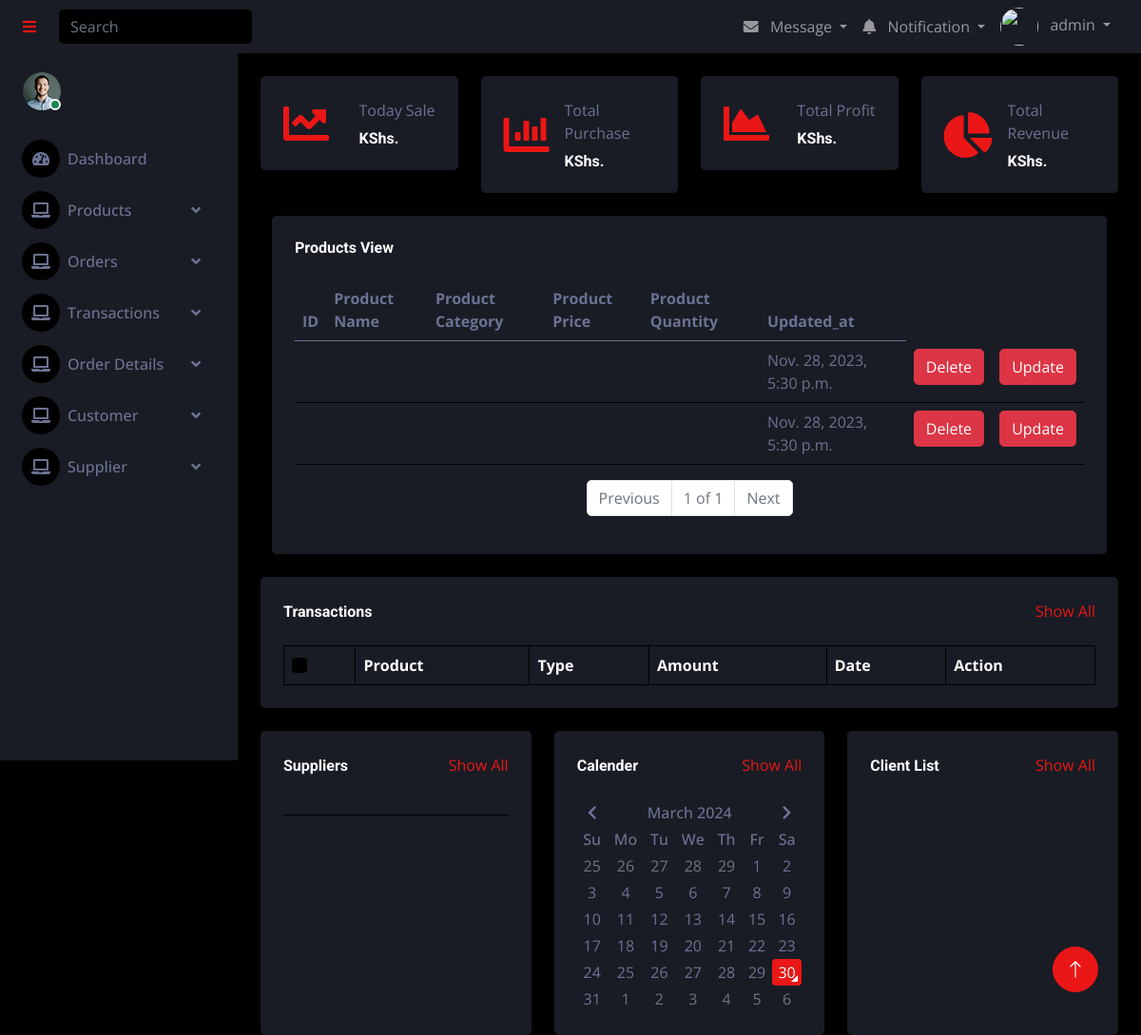
Before: /Orders/ (signed in) with the older database file.
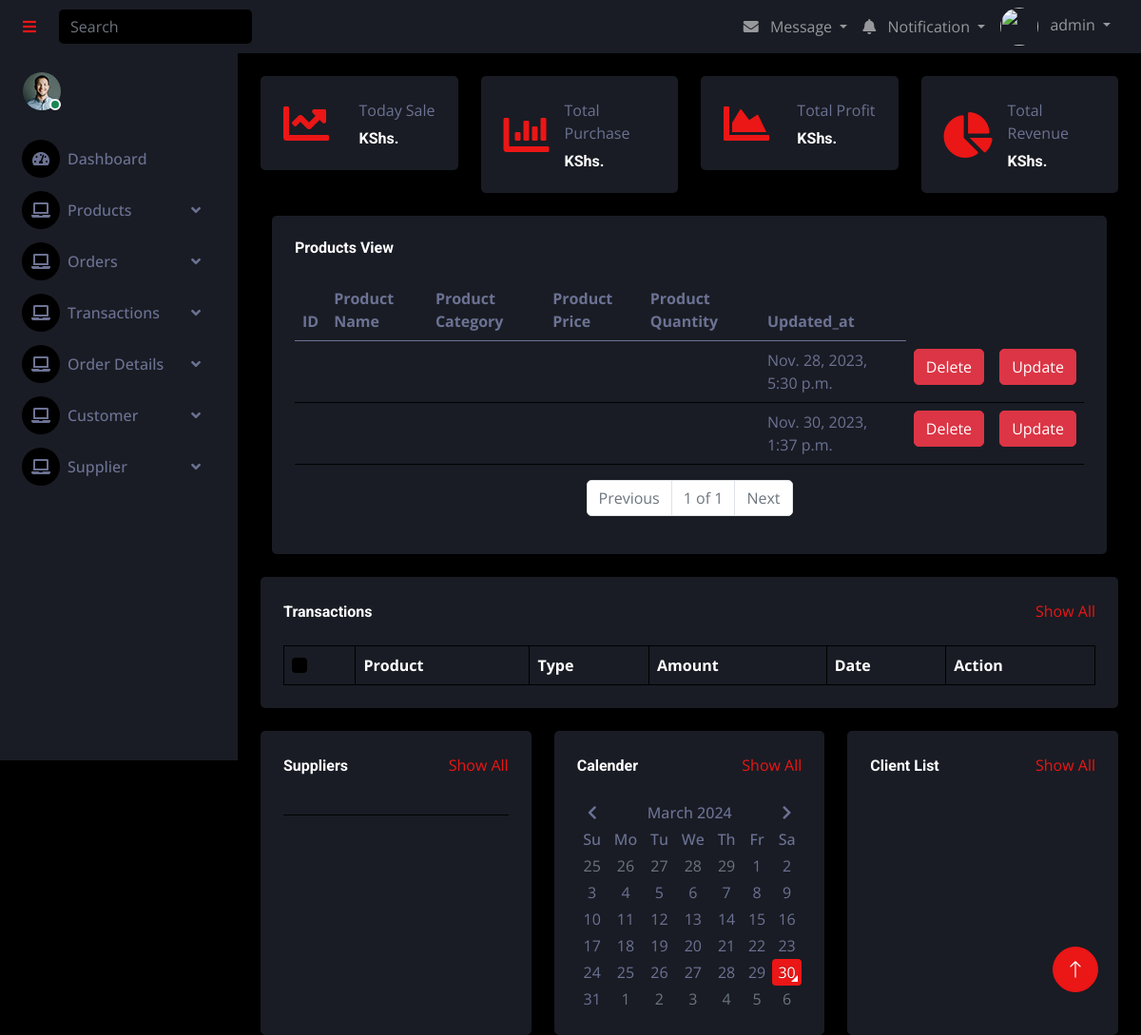
After: the same page with the newer database file.
### inventory_app/models.py (models this page shows)
class OrderDetail(models.Model):
    order = models.ForeignKey(Order, on_delete=models.CASCADE)
    product = models.ForeignKey(Product, on_delete=models.CASCADE)
    quantity = models.IntegerField()
    subtotal = models.DecimalField(max_digits=10, decimal_places=2)
    created_at = models.DateTimeField(auto_now_add=True, null=True)  # Once during creation
    updated_at = models.DateTimeField(auto_now=True, null=True)  # Every time an update happens

### inventory_app/views.py (the view)
# urls.py: path('Orders/', views.view_orders, name='view_orders'),
@login_required
def view_orders(request):
    orders = OrderDetail.objects.all()
    paginator = Paginator(orders, 5)
    page_number = request.GET.get("page")
    data = paginator.get_page(page_number)
    return render(request, "index.html", {"products": data})

### templates/index.html (shortened to what the changed rows need)
{% extends 'layout/master.html' %}
{% load static %}
{% load humanize %}
{% block content %}
    <div class="container-fluid position-relative d-flex p-0">
        <div class="content">
            <div class="container-fluid pt-4 px-4">
                <div class="row g-4">
                    <div class="px-4">
                         <div class="bg-secondary rounded h-100 p-4">
                            <table class="table table-hover">
                                <thead>
                                    <tr>
                                        <th scope="col">ID</th>
                                        <th scope="col">Product Name</th>
                                        <th scope="col">Product Category</th>
                                        <th scope="col">Product Price</th>
                                        <th scope="col">Product Quantity</th>
                                        <th scope="col">Updated_at</th>
                                    </tr>
                                </thead>
                                <tbody>
                                {% for product in products %}
                                    <tr>
                                        <td>{{ product.productCode }}</td>
                                        <td>{{ product.productName }}</td>
                                        <td>{{ product.productCategory }}</td>
                                        <td>{{ product.productPrice }}</td>
                                        <td>{{ product.productQuantity }}</td>
                                        <td>{{ product.updated_at }}</td>
                                        {% if perms.inventory_app.delete_product %}
                                            <td>
                                                <a href="{% url 'delete_product' product.id %}"
                                                   class="btn btn-danger w-100">Delete</a>
                                            </td>
                                        {% endif %}
                                            <td>
                                                <a href="{% url 'product_details' product.id %}"
                                                   class="btn btn-danger w-100">Update</a>
                                            </td>
                                    </tr>
                                {% endfor %}
                                </tbody>
                            </table>
                        </div>
                    </div>
                </div>
            </div>
            <div class="container-fluid pt-4 px-4">
                <div class="bg-secondary text-center rounded p-4">
                    <div class="table-responsive">
                        <table class="table text-start align-middle table-bordered table-hover mb-0">
                            <thead>
                                <tr class="text-white">
                                    <th scope="col"><input class="form-check-input" type="checkbox"></th>
                                    <th scope="col">Product</th>
                                    <th scope="col">Type</th>
                                    <th scope="col">Amount</th>
                                    <th scope="col">Date</th>
                                    <th scope="col">Action</th>
                                </tr>
                            </thead>
                        </table>
                    </div>
                </div>
            </div>
        </div>
    </div>
{% endblock %}

Changed rows visible on the page:
removed OrderDetail: updated_at "Nov. 28, 2023, 5:30 p.m."
added OrderDetail: updated_at "Nov. 30, 2023, 1:37 p.m."
